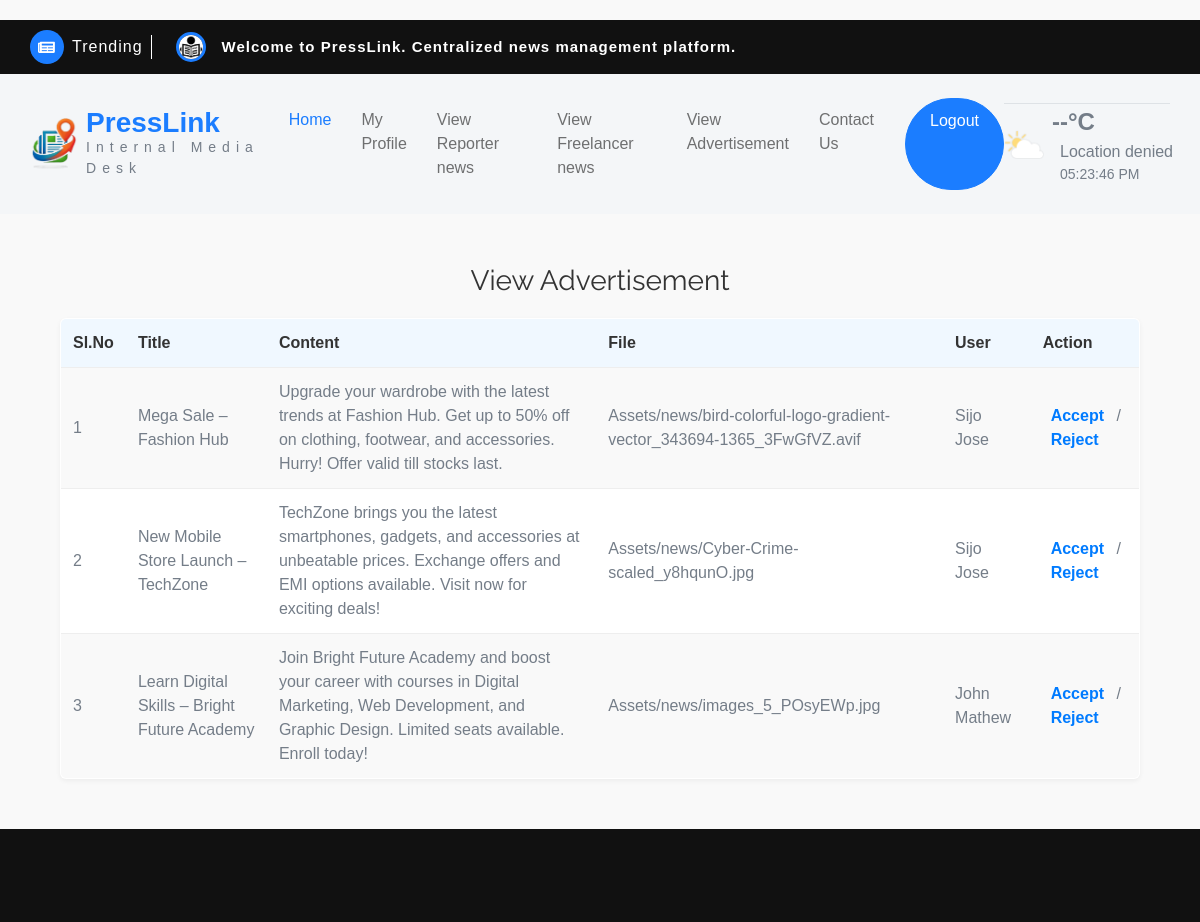
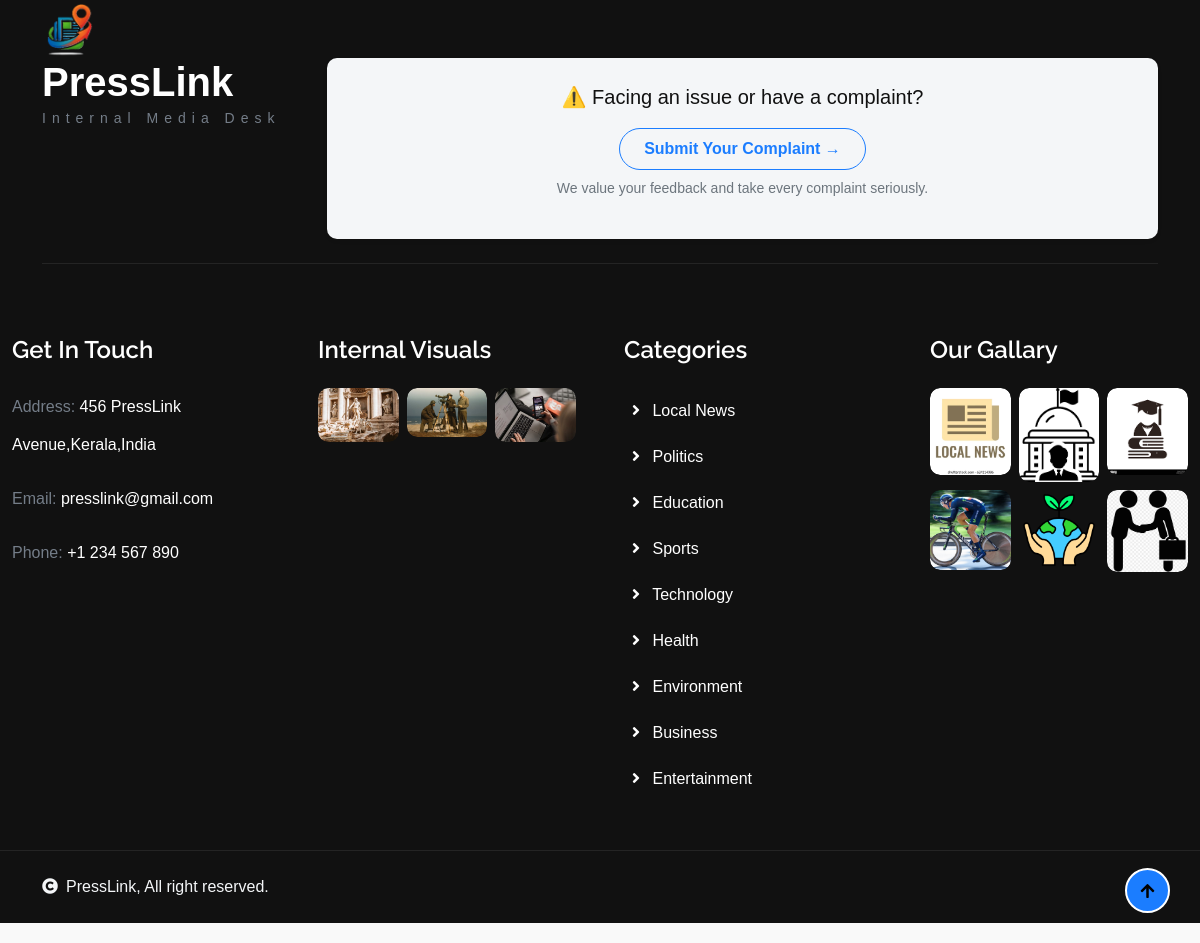
The app's page /Verifier/ViewAdvertisement/ (signed in) with its own data (2 pictures, top to bottom).
### User/models.py (models this page shows)
class tbl_advertisement(models.Model):
    advertisement_date=models.DateField(auto_now_add=True)
    advertisement_status=models.IntegerField(default=0)
    advertisement_file=models.FileField(upload_to="Assets/news/")
    advertisement_title=models.CharField(max_length=50)
    advertisement_content=models.CharField(max_length=50)
    user_id=models.ForeignKey(tbl_user,on_delete=models.CASCADE)
    verifier_id=models.ForeignKey(tbl_verifier,on_delete=models.CASCADE,null=True)
    editor_id=models.ForeignKey(tbl_editor,on_delete=models.CASCADE,null=True)
    advertisement_amount = models.IntegerField(null=True, blank=True)

### Guest/models.py (models this page shows)
class tbl_user(models.Model):
    user_name=models.CharField(max_length=50)
    user_email=models.CharField(max_length=50)
    user_contact=models.CharField(max_length=50)
    user_gender=models.CharField(max_length=50)
    user_dob=models.CharField(max_length=50)
    user_address=models.CharField(max_length=80)
    user_photo=models.FileField(upload_to="Assets/UserDocs/")
    user_proof=models.FileField(upload_to="Assets/UserDocs/")
    user_work=models.FileField(upload_to="Assets/UserDocs/")
    skill_type=models.ForeignKey(tbl_skilltype,on_delete=models.CASCADE)
    user_level=models.CharField(max_length=50)
    user_bio=models.CharField(max_length=50)
    user_social=models.CharField(max_length=50)
    user_password=models.CharField(max_length=50)
    user_status=models.IntegerField(default=0)
    place=models.ForeignKey(tbl_place,on_delete=models.CASCADE)

### Verifier/views.py (the view)
# urls.py: path('ViewAdvertisement/',views.ViewAdvertisement,name="ViewAdvertisement"),
def ViewAdvertisement(request):
    if "Vid" in request.session:
        Advdata = tbl_advertisement.objects.filter(advertisement_status=0)
        return render(request, 'Verifier/ViewAdvertisement.html', {'Advdata': Advdata})
    return redirect("Guest:Login")

### Verifier/Templates/Verifier/ViewAdvertisement.html (shortened to what this page needs)
{% extends 'Verifier/Header.html' %}
{% block content %}
<h3 align="center">View Advertisement</h3>
<form action="" method="post">
    <table border="1" align="center">
        <tr>
            <th>Sl.No</th>
            <th>Title</th>
            <th>Content</th>
            <th>File</th>
            <th>User</th>
            <th>Action</th>
        </tr>
        {% for i in Advdata %}
        <tr>
            <td>{{ forloop.counter }}</td>
            <td>{{ i.advertisement_title }}</td>
            <td>{{ i.advertisement_content }}</td>
            <td>{{ i.advertisement_file }}</td>
            <td>{{ i.user_id.user_name }}</td>
            <td>
                {% if i.advertisement_status == 0 %}
                    <a href="{% url 'Verifier:AdvAccept' i.id %}">Accept</a> /
                    <a href="{% url 'Verifier:AdvReject' i.id %}">Reject</a>
                {% elif i.advertisement_status == 1 %}
                    Accepted
                    <a href="{% url 'Verifier:AdvReject' i.id %}">Reject</a>
                {% elif i.advertisement_status == 2 %}
                    Rejected
                    <a href="{% url 'Verifier:AdvAccept' i.id %}">Accept</a>
                {% endif %}
            </td>
        </tr>
        {% endfor %}
    </table>
</form>
{% endblock %}

### Verifier/Templates/Verifier/ViewAdvertisement.html (style rules this page uses)
body { font-family: Arial, sans-serif; background-color: #f9f9f9; margin: 0; padding: 20px 0; }
h3 { text-align: center; color: #333; font-weight: normal; margin-bottom: 20px; }
table { width: 90%; margin: auto; border-collapse: collapse; background-color: #fff; border: 1px solid #ddd; border-radius: 6px; overflow: hidden; box-shadow: 0 2px 5px rgba(0,0,0,0.05); }
th, td { padding: 12px; text-align: left; border-bottom: 1px solid #eee; }
th { background-color: #f0f8ff; color: #333; font-weight: bold; }
tr:nth-child(even) { background-color: #f9f9f9; }
a { text-decoration: none; color: #007bff; font-weight: bold; padding: 4px 8px; border-radius: 4px; }

### records on screen
tbl_advertisement: advertisement_title "Mega Sale – Fashion Hub", advertisement_content "Upgrade your wardrobe with the latest trends at Fashion Hub. Get up to 50% off on clothing, footwear, and accessories. Hurry! Offer valid till stocks last.", advertisement_file "Assets/news/bird-colorful-logo-gradient-vector_343694-1365_3FwGfVZ.avif", user_id.user_name "Sijo Jose", advertisement_status "Accept"
tbl_advertisement: advertisement_title "New Mobile Store Launch – TechZone", advertisement_content "TechZone brings you the latest smartphones, gadgets, and accessories at unbeatable prices. Exchange offers and EMI options available. Visit now for exciting deals!", advertisement_file "Assets/news/Cyber-Crime-scaled_y8hqunO.jpg", user_id.user_name "Sijo Jose", advertisement_status "Accept"
tbl_advertisement: advertisement_title "Learn Digital Skills – Bright Future Academy", advertisement_content "Join Bright Future Academy and boost your career with courses in Digital Marketing, Web Development, and Graphic Design. Limited seats available. Enroll today!", advertisement_file "Assets/news/images_5_POsyEWp.jpg", user_id.user_name "John Mathew", advertisement_status "Accept"
